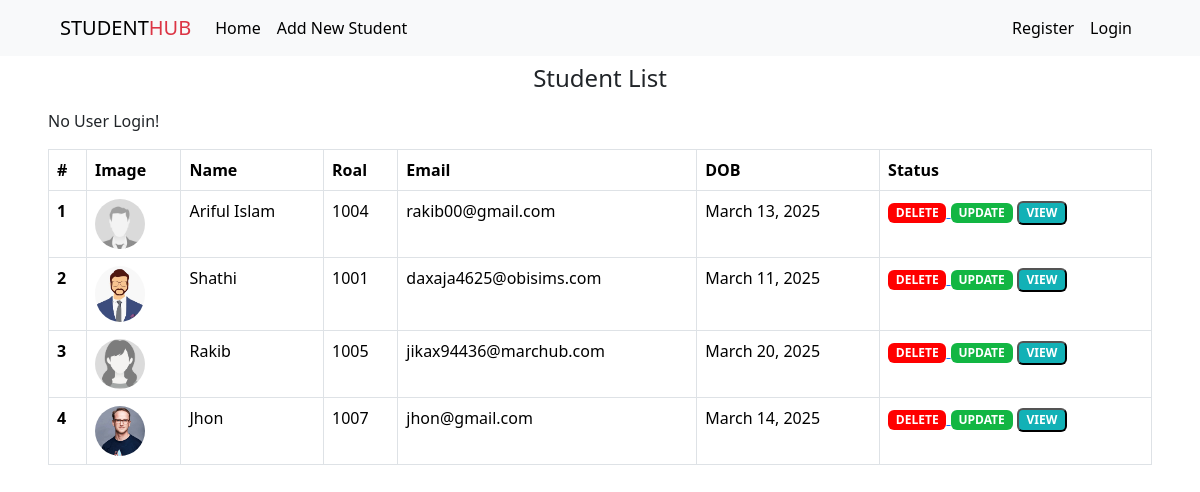
The page / on the database its author committed.
### student_management/models.py (models this page shows, shortened)
class Student(models.Model):
    GENDER_CHOICES = [
        ('M', 'Male'),
        ('F', 'Female'),
        ('O', 'Other'),
    ]
    student_image = models.ImageField(upload_to='student_pic', null=True, blank=True)
    name = models.CharField(max_length=100)
    roll_number = models.CharField(max_length=20, unique=True)
    email = models.EmailField(unique=True)
    date_of_birth = models.DateField()
    gender = models.CharField(max_length=1, choices=GENDER_CHOICES)
    address = models.TextField(blank=True, null=True)
    phone_number = models.CharField(max_length=15, blank=True, null=True)
    admission_date = models.DateField(auto_now_add=True)
    updated_at = models.DateTimeField(auto_now=True)

### student_management/views.py (the view)
# urls.py: path('', views.StudentList, name='student_list'),
def StudentList(request):
    students = Student.objects.all()
    return render(request, 'student_management/home.html', context={'students':students})

### templates/student_management/home.html (shortened to what this page needs)
{% extends 'base.html' %}
{% load static %}
{% block body %}
<div>
    <p class="h4 p-2 text-center ">Student List</p>
    {% if user.is_authenticated %}
    <p>Current User: {{user.username}}</p>
    {% else %}
    <p>No User Login!</p>
    {% endif %}
    <table class="table px-4">
        <thead class="border">
            <tr>
                <th scope="col" class="border">#</th>
                <th scope="col" class="border">Image</th>
                <th scope="col" class="border">Name</th>
                <th scope="col" class="border">Roal</th>
                <th scope="col" class="border">Email</th>
                <th scope="col" class="border">DOB</th>
                <th scope="col" class="border">Status</th>
            </tr>
        </thead>
        <tbody class="border">
            {% for i in students %}
            <tr>
                <th scope="row" class="border">{{forloop.counter}}</th>
                <td class="border">
                    {% if i.student_image %}
                    <img src="{{ i.student_image.url }}" alt="{{ i.name }}" width="50" style="border-radius: 100%;">
                    {% else %}
                    <p>No image available</p>
                    {% endif %}
                </td class="border">
                <td class="border">{{i.name}}</td>
                <td class="border">{{i.roll_number}}</td>
                <td class="border">{{i.email}}</td>
                <td class="border">{{i.date_of_birth}}</td>
                <td class="border">
                    <a href="{% url 'delete-student' id=i.id %}"> <span class="badge"
                            style="background-color: red;">DELETE</span> </a>
                    <a href="{% url 'update_stu' id=i.id %}"><span class="badge"
                            style="background-color: rgb(18, 182, 67);">UPDATE</span></a>
                    <button class="badge" style="background-color: rgb(18, 177, 182);" data-toggle="modal"
                        data-target="#exampleModal{{i.id}}">VIEW</button>
                </td>
            </tr>
            {% endfor %}
        </tbody>
    </table>
</div>
{% endblock %}

### templates/base.html (shortened to what this page needs)
<!doctype html>
<html lang="en">
<head>
    <link href="https://cdn.jsdelivr.net/npm/bootstrap@5.3.3/dist/css/bootstrap.min.css" rel="stylesheet"
>
</head>
<body>
    {% include 'shared/Navbar.html' %}
    <div class="px-5">
        {% block body %}
        {% endblock %}
    </div>
</body>
</html>

### templates/shared/Navbar.html (shortened to what this page needs)
<nav class="navbar navbar-expand-lg bg-body-tertiary px-5">
    <div class="container-fluid">
      <a class="navbar-brand" href="#">STUDENT<span class="text-danger">HUB</span></a>
      <div class="collapse navbar-collapse" id="navbarSupportedContent">
        <ul class="navbar-nav me-auto mb-2 mb-lg-0">
          <li class="nav-item">
            <a class="nav-link active" aria-current="page" href="/">Home</a>
          </li>
          <li class="nav-item">
            <a class="nav-link active" aria-current="page" href="{% url 'create-student' %}">Add New Student</a>
          </li>
        </ul>
        <div class="d-flex">
          <ul class="navbar-nav me-auto mb-2 mb-lg-0">
            {% if user.is_authenticated %}
            <li class="nav-item"><a class="nav-link active" aria-current="page" href="{% url 'user_logout' %}">Logout</a></li>
            {% else %}
            <li class="nav-item"><a class="nav-link active" aria-current="page" href="{% url 'register_user' %}">Register</a></li>
            <li class="nav-item"><a class="nav-link active" aria-current="page" href="{% url 'login_user' %}">Login</a></li>
            {% endif %}
          </ul>
        </div>
      </div>
    </div>
  </nav>

### rows shown on the page
Student: student_image (placeholder picture), name "Ariful Islam", roll_number "1004", email "rakib00@gmail.com", date_of_birth "March 13, 2025"
Student: student_image (picture), name "Shathi", roll_number "1001", email "daxaja4625@obisims.com", date_of_birth "March 11, 2025"
Student: student_image (picture), name "Rakib", roll_number "1005", email "jikax94436@marchub.com", date_of_birth "March 20, 2025"
Student: student_image (picture), name "Jhon", roll_number "1007", email "jhon@gmail.com", date_of_birth "March 14, 2025"
